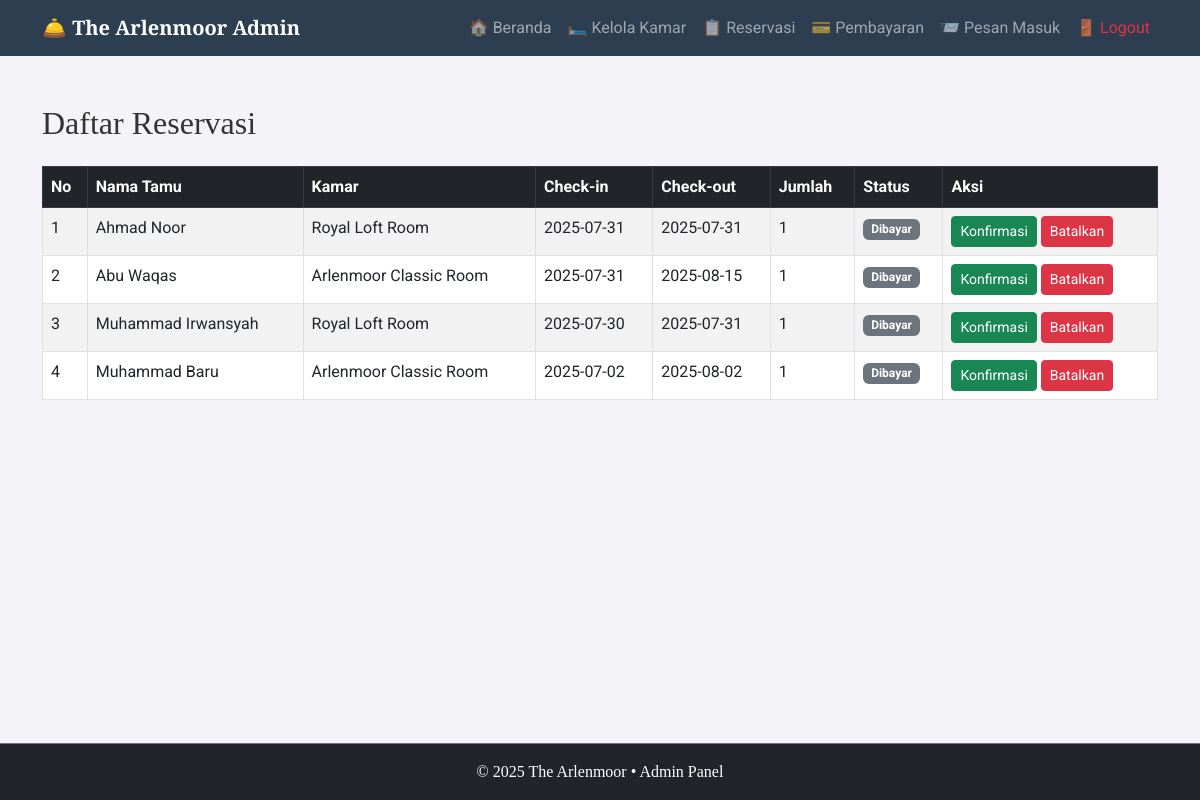
The page /admin/kelola-reservasi.php (signed in) on the database its author committed.
### tables this page shows
CREATE TABLE `reservasi` (
  `id_reservasi` int NOT NULL,
  `id_tamu` int DEFAULT NULL,
  `id_kamar` int DEFAULT NULL,
  `check_in` date DEFAULT NULL,
  `check_out` date DEFAULT NULL,
  `jumlah_kamar` int DEFAULT NULL,
  `status` enum('pending','dibayar','dibatalkan','selesai') DEFAULT 'pending',
  `tanggal_reservasi` timestamp NULL DEFAULT CURRENT_TIMESTAMP
);

CREATE TABLE `tamu` (
  `id_tamu` int NOT NULL,
  `nama_lengkap` varchar(100) DEFAULT NULL,
  `email` varchar(100) DEFAULT NULL,
  `no_hp` varchar(20) DEFAULT NULL,
  `alamat` text
);

CREATE TABLE `kamar` (
  `id_kamar` int NOT NULL,
  `nama_kamar` varchar(100) DEFAULT NULL,
  `deskripsi` text,
  `harga_per_malam` decimal(10,2) DEFAULT NULL,
  `stok` int DEFAULT NULL,
  `foto` varchar(255) DEFAULT NULL,
  `fasilitas` text
);

### admin/kelola-reservasi.php (the view, shortened to what this page needs)
<?php
include '../koneksi.php';
include 'partials/head.php';
include 'partials/navbar.php';
?>
<div class="container py-5">
  <h2 class="mb-4">Daftar Reservasi</h2>
  <table class="table table-bordered table-striped">
    <thead class="table-dark">
      <tr>
        <th>No</th>
        <th>Nama Tamu</th>
        <th>Kamar</th>
        <th>Check-in</th>
        <th>Check-out</th>
        <th>Jumlah</th>
        <th>Status</th>
        <th>Aksi</th>
      </tr>
    </thead>
    <tbody>
      <?php
      $no = 1;
      $sql = "SELECT r.*, t.nama_lengkap, k.nama_kamar
              FROM reservasi r
              JOIN tamu t ON r.id_tamu = t.id_tamu
              JOIN kamar k ON r.id_kamar = k.id_kamar
              ORDER BY r.tanggal_reservasi DESC";
      $data = mysqli_query($conn, $sql);
      while ($row = mysqli_fetch_assoc($data)) :
      ?>
        <tr>
          <td><?= $no++ ?></td>
          <td><?= $row['nama_lengkap'] ?></td>
          <td><?= $row['nama_kamar'] ?></td>
          <td><?= $row['check_in'] ?></td>
          <td><?= $row['check_out'] ?></td>
          <td><?= $row['jumlah_kamar'] ?></td>
          <td>
            <?php
            $badge = match($row['status']) {
              'confirmed' => 'success',
              'pending' => 'warning',
              'canceled' => 'danger',
              default => 'secondary'
            };
            ?>
            <span class="badge bg-<?= $badge ?>"><?= ucfirst($row['status']) ?></span>
          </td>
          <td>
            <a href="verif-reservasi.php?id=<?= $row['id_reservasi'] ?>&aksi=confirm" class="btn btn-sm btn-success">Konfirmasi</a>
            <a href="verif-reservasi.php?id=<?= $row['id_reservasi'] ?>&aksi=cancel" class="btn btn-sm btn-danger">Batalkan</a>
          </td>
        </tr>
      <?php endwhile; ?>
    </tbody>
  </table>
</div>
<?php include 'partials/footer.php'; ?>

### assets/css/admin-style.css (style rules this page uses)
body { font-family: 'Lora', serif; color: #333; }
h1, h2, h3, .display-4 { font-family: 'Playfair Display', serif; }
html, body { height: 100%; }
body { display: flex; flex-direction: column; }
html, body { height: 100%; margin: 0; }

### admin/partials/head.php (style rules this page uses)
body { font-family: 'Roboto', sans-serif; background-color: #f4f4f8; }
h1, h2, h3, .navbar-brand { font-family: 'Playfair Display', serif; }

### rows shown on the page
reservasi: id_tamu.nama_lengkap "Ahmad Noor", id_kamar.nama_kamar "Royal Loft Room", check_in "2025-07-31", check_out "2025-07-31", jumlah_kamar "1", status "Dibayar"
reservasi: id_tamu.nama_lengkap "Abu Waqas", id_kamar.nama_kamar "Arlenmoor Classic Room", check_in "2025-07-31", check_out "2025-08-15", jumlah_kamar "1", status "Dibayar"
reservasi: id_tamu.nama_lengkap "Muhammad Irwansyah", id_kamar.nama_kamar "Royal Loft Room", check_in "2025-07-30", check_out "2025-07-31", jumlah_kamar "1", status "Dibayar"
reservasi: id_tamu.nama_lengkap "Muhammad Baru", id_kamar.nama_kamar "Arlenmoor Classic Room", check_in "2025-07-02", check_out "2025-08-02", jumlah_kamar "1", status "Dibayar"
